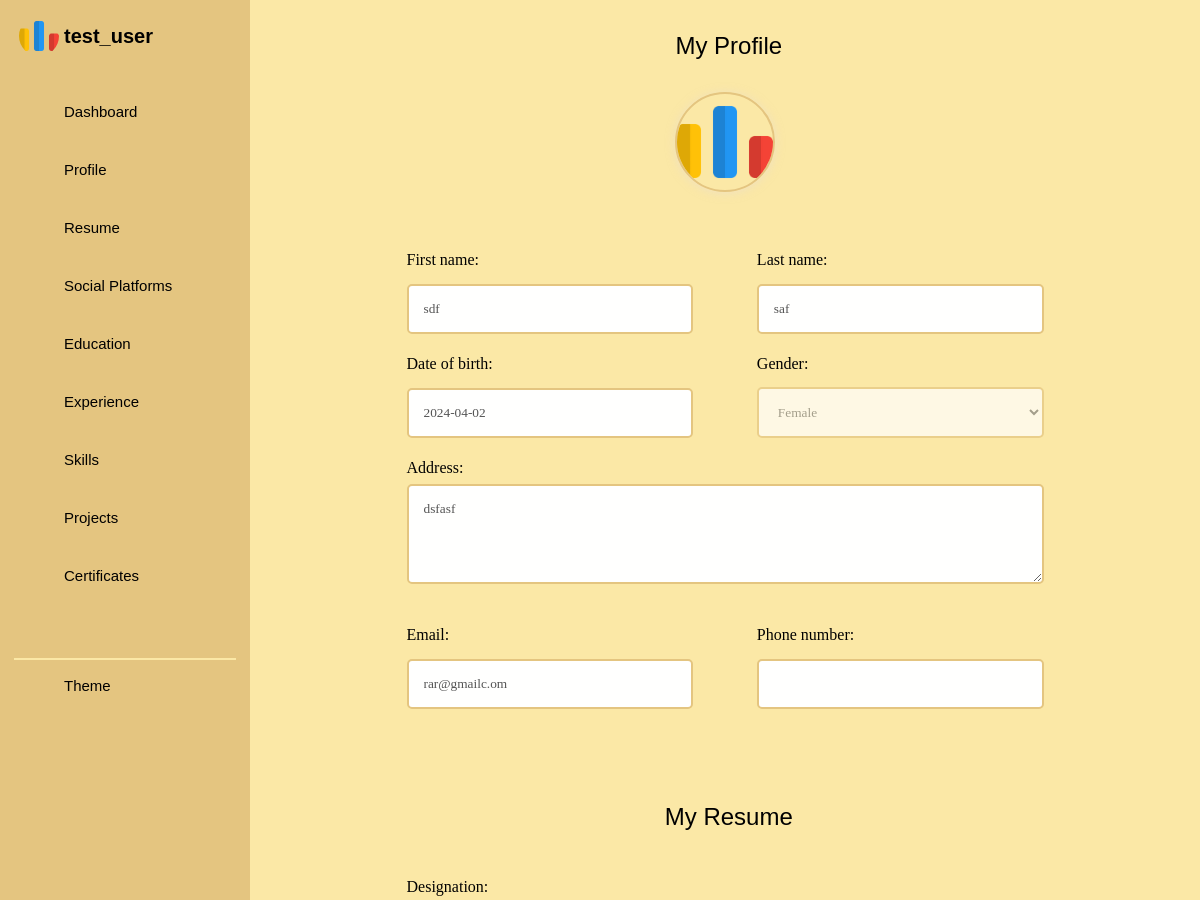
The app's page /profile/ (signed in, upper part), older data.
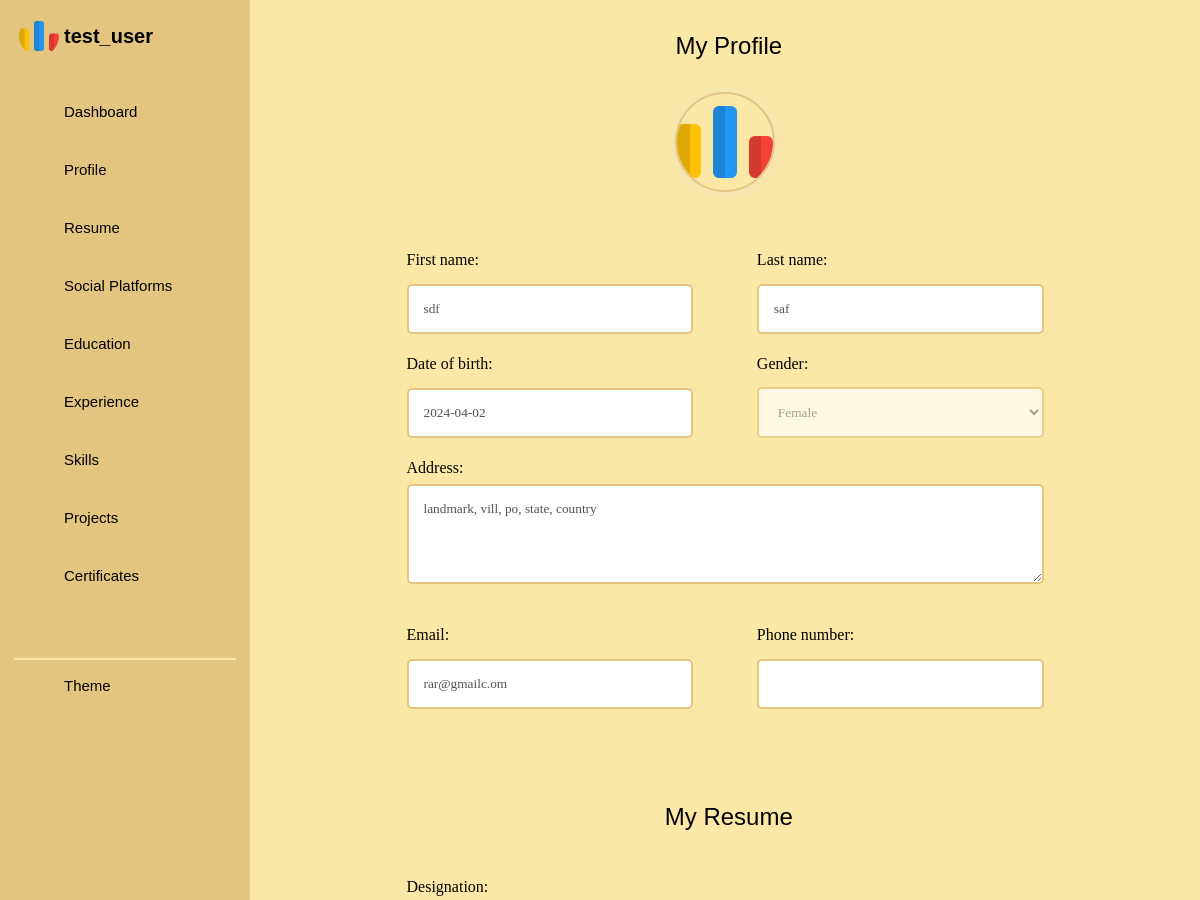
The same page, newer data.
### portfolioApi/models.py (models this page shows, shortened)
class ProfileImageModel(models.Model):
    user_profile = models.OneToOneField(UserProfileModel, on_delete=models.CASCADE)
    image = models.ImageField(upload_to = 'profile_images/')

class UserProfileModel(models.Model):
    GENDER_CHOICES = [
        ('M', 'Male'),
        ('F', 'Female'),
        ('O', 'Other'),
    ]
    user = models.OneToOneField(User, on_delete=models.CASCADE)
    first_name = models.CharField(max_length=50)
    last_name = models.CharField(max_length=50)
    date_of_birth = models.DateField()
    gender = models.CharField(max_length=1, choices=GENDER_CHOICES, blank=True, null=True)
    address = models.TextField()
    email = models.EmailField(unique=True)
    phone_number = models.CharField(max_length=15, blank=True, null=True)

class ResumeUploadModel(models.Model):
    user_profile = models.OneToOneField(UserProfileModel, on_delete=models.CASCADE)
    resume = models.FileField(upload_to = 'resume/', blank = True)
    video_resume = models.FileField(upload_to = 'resume/video_cv/', blank = True)
    cover_letter = models.TextField()
    designation = models.CharField(max_length=50)

### portfolio/views.py (the view)
# urls.py: path('profile/', views.ProfileEditView.as_view(), name='profileEditView'),
class ProfileEditView(TemplateView):
    template_name = 'profile.html'
    user_not_authenticated_template = 'user_not_authenticated.html'
    context_object_name = 'data'
    def get_object(self):
        if self.request.user.is_authenticated:
            return User.objects.get(username=self.request.user)
        return None
    def dispatch(self, request, *args, **kwargs):
        if not request.user.is_authenticated:
            return render(request, self.user_not_authenticated_template, status=401)
        return super().dispatch(request, *args, **kwargs)
    def get_context_data(self, **kwargs):
        context = super().get_context_data(**kwargs)
        user = self.get_object()
        user_profile = UserProfileModel.objects.get(user=user)
        context['UserProfile'] = UserProfileModel.objects.filter(user=user)
        context['ProfileImage'] = ProfileImageModel.objects.filter(user_profile=user_profile)
        context['ResumeUpload'] = ResumeUploadModel.objects.filter(user_profile=user_profile)
        context['SocialPlatforms'] = SocialPlatformsModel.objects.filter(user_profile=user_profile)
        context['EducationInfo'] = EducationInfoModel.objects.filter(user_profile=user_profile)
        context['ExperienceInfo'] = ExperienceInfoModel.objects.filter(user_profile=user_profile)
        context['SkillsInfo'] = SkillsInfoModel.objects.filter(user_profile=user_profile)
        context['MajorProjectsInfo'] = MajorProjectsInfoModel.objects.filter(user_profile=user_profile)
        context['CertificateInfo'] = CertificateInfoModel.objects.filter(user_profile=user_profile)
        context['user_profile_form'] = UserProfileModelForm(instance=user_profile)
        context['profile_image_form'] = ProfileImageModelForm(instance=context['ProfileImage'].first())
        context['resume_upload_form'] = ResumeUploadModelForm(instance=ResumeUploadModel.objects.first())
        context['social_platforms_form'] = SocialPlatformsModelForm(instance=SocialPlatformsModel.objects.first())
        context['education_info_form'] = EducationInfoModelForm(instance=EducationInfoModel.objects.first())
        context['experience_info_form'] = ExperienceInfoModelForm(instance=ExperienceInfoModel.objects.first())
        context['certificate_info_form'] = CertificateInfoModelForm(instance=CertificateInfoModel.objects.first())
        context['skills_info_form'] = SkillsInfoModelForm(instance=SkillsInfoModel.objects.first())
        context['major_projects_info_form'] = MajorProjectsInfoModelForm(instance=MajorProjectsInfoModel.objects.first())
        context['user_profile_action_url'] = reverse_lazy('updateProfileView', kwargs={'pk': user_profile.pk})
        context['user_profile_image_action_url'] = reverse_lazy('updateProfileImageView', kwargs={'pk': user_profile.pk})
        return context

### portfolio/forms.py
class UserProfileModelForm(forms.ModelForm):
    class Meta:
        model = UserProfileModel
        fields = ['first_name', 'last_name', 'date_of_birth', 'gender', 'address', 'email', 'phone_number']

class ProfileImageModelForm(forms.ModelForm):
    class Meta:
        model = ProfileImageModel
        fields = ['image']

### portfolio/templatetags/form_fields_toggle.py (called while the page is built)
@register.filter
def add_disabled(form):
    for field in form:
        if field.field:
            field.field.widget.attrs['disabled'] = True
    return form.as_p()

@register.filter
def remove_disabled(form):
    for field in form:
        if field.field:
            field.field.widget.attrs['disabled'] = False
    return form.as_p()

### portfolio/templates/profile.html (shortened to what this page needs)
{% load static %} {% load form_fields_toggle %}
<!DOCTYPE html>
<html>
    <head>
        <link
            href="https://unpkg.com/boxicons@2.1.4/css/boxicons.min.css"
            rel="stylesheet"
        />
        <link rel="stylesheet" href="{% static 'css/profile.css' %}" />
    </head>
    <body>
        <div class="profile_container">
            <nav>
              <div class="sidebar">
                  <div class="logo-details">
                      <i class="icon">
                        {% for user in ProfileImage %}
                          <img src="{{ user.image.url }}" alt="My Image" />
                        {% endfor %}
                      </i>
                      <div class="logo_name">
                        {% for user_profile in UserProfile %}
                          {{user_profile.user.username}}
                        {% endfor %}
                      </div>
                      <i class="bx bx-menu" id="btn"></i>
                  </div>
                  <ul class="nav-list">
                      <li>
                          <a href="{% url 'userView' %}">
                              <i class="bx bx-grid-alt"></i>
                              <span class="links_name">Dashboard</span>
                          </a>
                      </li>
                      <li>
                          <a class="smoothscroll" href="#profile">
                              <i class="bx bx-user"></i>
                              <span class="links_name">Profile</span>
                          </a>
                      </li>
                      <li>
                          <a class="smoothscroll" href="#resume">
                              <i class="bx bx-folder"></i>
                              <span class="links_name">Resume</span>
                          </a>
                      </li>
                      <li>
                          <a class="smoothscroll" href="#social">
                              <i class="bx bx-message-alt-dots"></i>
                              <span class="links_name">Social Platforms</span>
                          </a>
                      </li>
                      <li>
                          <a class="smoothscroll" href="#education">
                              <i class="bx bx-book-reader"></i>
                              <span class="links_name">Education</span>
                          </a>
                      </li>
                      <li>
                          <a class="smoothscroll" href="#experience">
                              <i class="bx bx-id-card"></i>
                              <span class="links_name">Experience</span>
                          </a>
                      </li>
                      <li>
                          <a class="smoothscroll" href="#skills">
                              <i class="bx bx-shape-polygon"></i>
                              <span class="links_name">Skills</span>
                          </a>
                      </li>
                      <li>
                          <a class="smoothscroll" href="#projects">
                              <i class="bx bx-slideshow"></i>
                              <span class="links_name">Projects</span>
                          </a>
                      </li>
                      <li>
                        <a class="smoothscroll" href="#certificates">
                            <i class='bx bx-certification bx-spin bx-rotate-90' ></i>
                            <span class="links_name">Certificates</span>
                        </a>
                      </li>
                      <li class="theme">
                        <a href="#" id="theme-toggle">
                            <i class='bx bx-color bx-tada bx-rotate-90' ></i>
                            <span class="links_name">Theme</span>
                        </a>
                    </li>
                  </ul>
              </div>
            </nav>
            <section class="home-section">
              <div class='profile' id='profile'>
                <div class="content_heading">
                  <h1> My Profile </h1>
                    <a onclick="toggleUpdateProfile('profile_details', 'profile_details_edit_icon')" id='profile_details_edit_icon'>
                    </a>
                </div>
                <div class="profile_image">
                  {% for user in ProfileImage %}
                    <img src="{{ user.image.url }}" alt="My Image" />
                  {% endfor %}
                </div>
                <div class="profile_details">
                  <div class="list_view">
                    <form class="user-profile-form">
                      {{ user_profile_form|add_disabled }}
                    </form>
                  </div>
                </div>
              </div>
              <div class='resume' id='resume'>
                <div class="content_heading">
                  <h1> My Resume </h1>
                  <i class='bx bxs-edit'></i>
                </div>
                <div class="resume_details">
                  <form class="resume_upload_form">
                    {{ resume_upload_form|add_disabled }}
                  </form>
                </div>
              </div>
            </section>
        </div>
    </body>
</html>

### portfolio/templates/profile/update_form.html (shortened to what this page needs)
{% load static %}  {% load form_fields_toggle %}

Row changes from the older to the newer data that the page shows:
changed UserProfileModel "sdf": address "dsfasf" → "landmark, vill, po, state, country"
